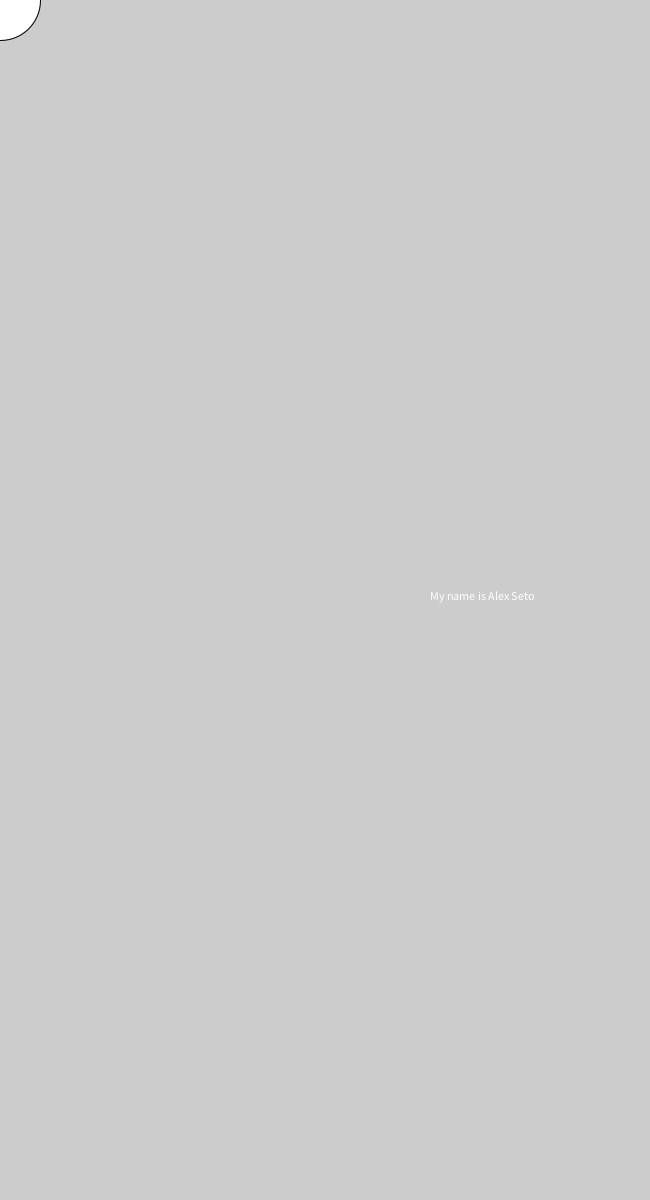
Frame 1 (no input)
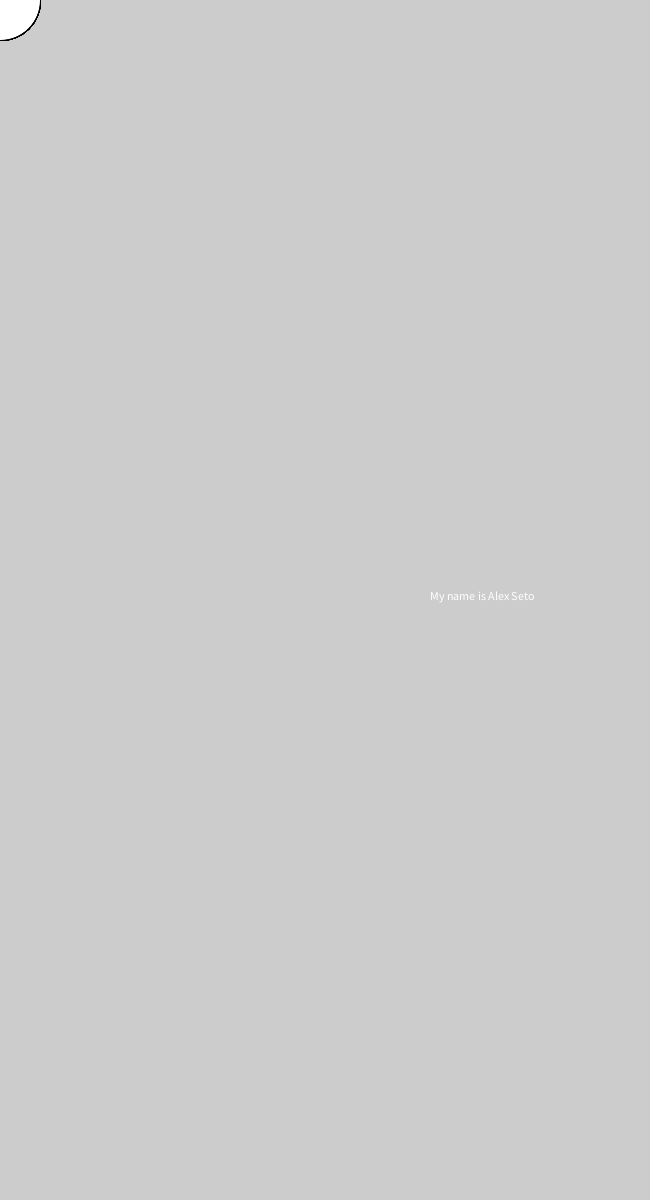
Frame 60 (the mouse pressed at the canvas centre just before this capture)
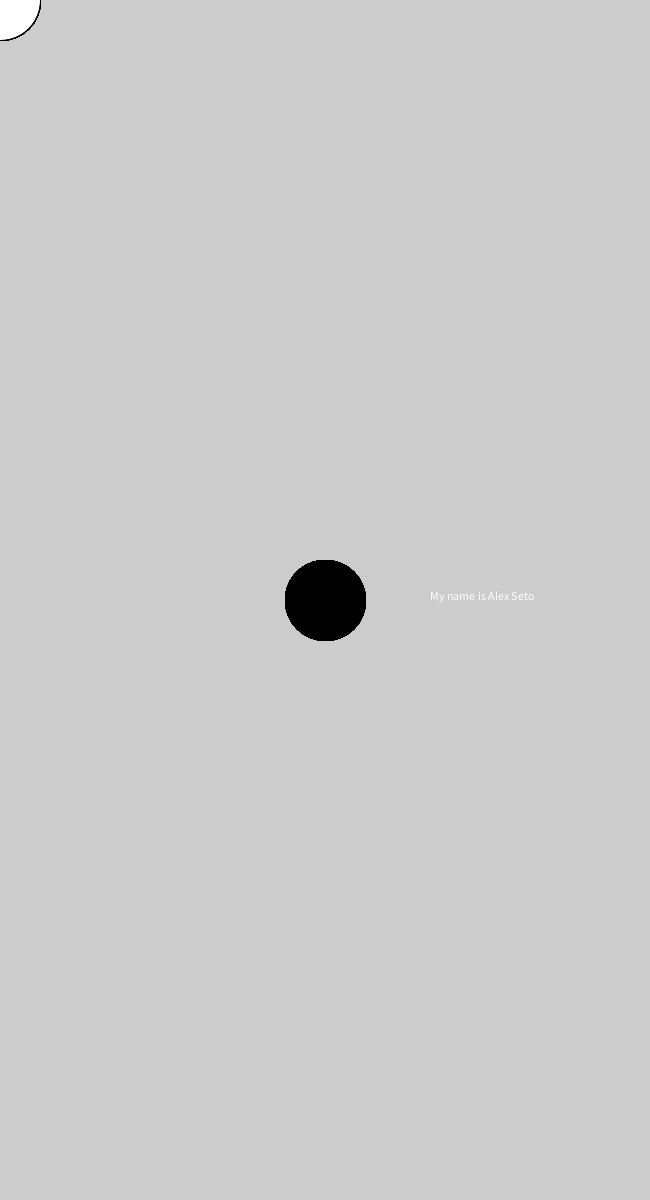
Frame 120 (the mouse held since frame 60 and released just before this capture)

The Processing sketch that drew these frames (run headless with seeded random() and noise(); from frame 60 on, the mouse is pressed at the canvas centre):

// Processing sketch: processing_78959
// ── processing_78959.pde

void setup() {
  size(650, 1200);
  smooth();
  text ("My name is Alex Seto", 430, 600);
}

void draw() {
  if (mousePressed) {
    fill (0);
  } else {
    fill (255);
  }
  ellipse(mouseX, mouseY, 80, 80);
}
